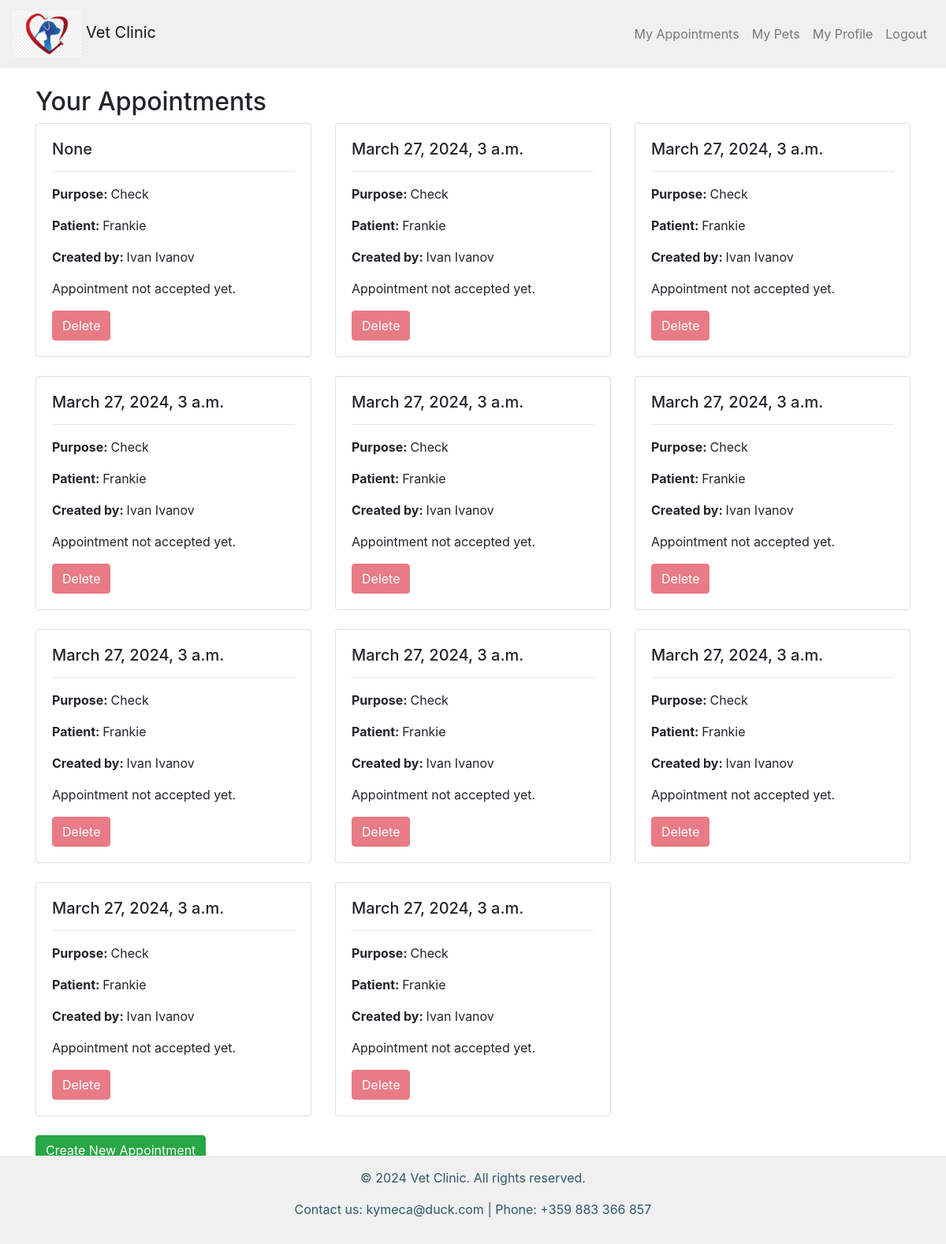
The page /appointments/7/appointments/ (signed in) on the database its author committed.
### vet_clinic/appointments/models.py (models this page shows, shortened)
class Appointment(models.Model):
    MAX_LENGTH_PURPOSE = 255
    date_time = models.DateTimeField()
    purpose = models.CharField(
        max_length=MAX_LENGTH_PURPOSE,
        blank=True,
    )
    patient = models.ForeignKey(
        PetPatient,
        on_delete=models.CASCADE,
    )
    doctor = models.ForeignKey(
        UserModel,
        on_delete=models.CASCADE,
        blank=True,
        null=True,
    )
    created_by = models.ForeignKey(
        UserModel,
        on_delete=models.CASCADE,
        related_name='created_by',
    )
    is_accepted = models.BooleanField()

### vet_clinic/pet_patients/models.py (models this page shows, shortened)
class PetPatient(models.Model):
    MAX_LENGTH_PATIENT_NAME = 50
    MAX_LENGTH_SPECIES_NAME = 25
    MAX_LENGTH_BREED_NAME = 100
    DOG = 'Dog'
    CAT = 'Cat'
    BIRD = 'Bird'
    RABBIT = 'Rabbit'
    HAMSTER = 'Hamster'
    FISH = 'Fish'
    TURTLE = 'Turtle'
    GUINEA_PIG = 'Guinea Pig'
    SNAKE = 'Snake'
    HORSE = 'Horse'
    OTHER = 'Other'
    SPECIES_CHOICES = [
        (DOG, 'Dog'),
        (CAT, 'Cat'),
        (BIRD, 'Bird'),
        (RABBIT, 'Rabbit'),
        (HAMSTER, 'Hamster'),
        (FISH, 'Fish'),
        (TURTLE, 'Turtle'),
        (GUINEA_PIG, 'Guinea Pig'),
        (SNAKE, 'Snake'),
        (HORSE, 'Horse'),
        (OTHER, 'Other'),
    ]
    name = models.CharField(
        max_length=MAX_LENGTH_PATIENT_NAME,
    )
    species = models.CharField(
        max_length=MAX_LENGTH_SPECIES_NAME,
        choices=SPECIES_CHOICES,
    )
    breed = models.CharField(
        max_length=MAX_LENGTH_BREED_NAME,
        null=True,
        blank=True,
    )
    date_of_birth = models.DateField()
    weight = models.FloatField(
        validators=[validate_positive_weight],
    )
    gender = models.CharField(
        max_length=1,
        choices=[
            ('M', 'Male'),
            ('F', 'Female'),
        ],
    )
    color = models.CharField(
        max_length=50,
        null=True,
        blank=True,
    )
    notes = models.TextField(
        blank=True,
    )
    is_active = models.BooleanField(
        default=True,
    )
    user = models.ForeignKey(
        UserModel,
        on_delete=models.CASCADE,
        related_name='pets',
    )
    doctor = models.ForeignKey(
        UserModel,
        on_delete=models.SET_NULL,
        null=True,
        blank=True,
    )

### vet_clinic/accounts/models.py (models this page shows)
class Profile(models.Model):
    MAX_FIRST_NAME_LENGTH = 30
    MAX_LAST_NAME_LENGTH = 30
    MAX_LENGTH_PHONE = 25
    first_name = models.CharField(
        max_length=MAX_FIRST_NAME_LENGTH,
        null=True,
        blank=True,
    )
    last_name = models.CharField(
        max_length=MAX_LAST_NAME_LENGTH,
        null=True,
        blank=True,
    )
    date_of_birth = models.DateField(
        null=True,
        blank=True,
    )
    profile_picture = models.URLField(
        null=True,
        blank=True,
    )
    phone = models.CharField(
        max_length=MAX_LENGTH_PHONE,
        null=True,
        blank=True,
    )
    user = models.OneToOneField(
        VetClinicUser,
        primary_key=True,
        on_delete=models.CASCADE,
    )
    @property
    def full_name(self):
        if self.first_name and self.first_name:
            return f"{self.first_name} {self.last_name}"
        return self.first_name or self.last_name

### vet_clinic/appointments/views.py (the view)
# urls.py: path('<int:pk>/appointments/', AppointmentListView.as_view(), name='user_appointment_list'),
class AppointmentListView(auth_mixins.LoginRequiredMixin, views.ListView):
    template_name = 'appointments/user_appointment_list.html'
    context_object_name = 'appointments'
    def get_queryset(self):
        return Appointment.objects.filter(created_by=self.request.user)

### templates/appointments/user_appointment_list.html
{% extends 'base.html' %}
{% block main_content %}
  <h2>Your Appointments</h2>
  <div class="row">
    {% if appointments %}
      {% for appointment in appointments %}
        <div class="col-md-4 mb-4">
          <div class="card">
            <div class="card-body">
              <h5 class="card-title">{{ appointment.date_time }}</h5>
              <hr>
              <p class="card-text"><strong>Purpose: </strong>{{ appointment.purpose }}</p>
              <p class="card-text"><strong>Patient: </strong> {{ appointment.patient.name }}</p>
              {% if appointment.patient.user.profile.full_name %}
                <p class="card-text"><strong>Created by: </strong> {{ appointment.patient.user.profile.full_name }}</p>
              {% else %}
                <p class="card-text"><strong>Created by: </strong> {{ appointment.patient.user }}</p>
              {% endif %}
              {% if not appointment.is_accepted %}
                <p class="card-text"><strong>Assigned Doctor:</strong> {{ appointment.doctor.full_name }}</p>
                <form action="{% url 'delete_appointment' pk=appointment.pk %}" method="post">
                  {% csrf_token %}
                  <button type="submit" class="btn btn-danger">Delete</button>
                </form>
              {% else %}
                <p>Appointment not accepted yet.</p>
                <button class="btn btn-danger" disabled>Delete</button>
              {% endif %}
            </div>
          </div>
        </div>
      {% endfor %}
    {% else %}
      <p>No appointments found.</p>
    {% endif %}
  </div>
  <a href="{% url 'create_appointment' pk=request.user.pk %}" class="btn btn-success">Create New Appointment</a>
{% endblock %}

### rows shown on the page
Appointment: date_time "None", purpose "Check", patient.name "Frankie", patient.user.profile.full_name "Ivan Ivanov", is_accepted "Appointment not accepted yet."
Appointment: date_time "March 27, 2024, 3 a.m.", purpose "Check", patient.name "Frankie", patient.user.profile.full_name "Ivan Ivanov", is_accepted "Appointment not accepted yet."
Appointment: date_time "March 27, 2024, 3 a.m.", purpose "Check", patient.name "Frankie", patient.user.profile.full_name "Ivan Ivanov", is_accepted "Appointment not accepted yet."
Appointment: date_time "March 27, 2024, 3 a.m.", purpose "Check", patient.name "Frankie", patient.user.profile.full_name "Ivan Ivanov", is_accepted "Appointment not accepted yet."
Appointment: date_time "March 27, 2024, 3 a.m.", purpose "Check", patient.name "Frankie", patient.user.profile.full_name "Ivan Ivanov", is_accepted "Appointment not accepted yet."
Appointment: date_time "March 27, 2024, 3 a.m.", purpose "Check", patient.name "Frankie", patient.user.profile.full_name "Ivan Ivanov", is_accepted "Appointment not accepted yet."
Appointment: date_time "March 27, 2024, 3 a.m.", purpose "Check", patient.name "Frankie", patient.user.profile.full_name "Ivan Ivanov", is_accepted "Appointment not accepted yet."
Appointment: date_time "March 27, 2024, 3 a.m.", purpose "Check", patient.name "Frankie", patient.user.profile.full_name "Ivan Ivanov", is_accepted "Appointment not accepted yet."
Appointment: date_time "March 27, 2024, 3 a.m.", purpose "Check", patient.name "Frankie", patient.user.profile.full_name "Ivan Ivanov", is_accepted "Appointment not accepted yet."
Appointment: date_time "March 27, 2024, 3 a.m.", purpose "Check", patient.name "Frankie", patient.user.profile.full_name "Ivan Ivanov", is_accepted "Appointment not accepted yet."
Appointment: date_time "March 27, 2024, 3 a.m.", purpose "Check", patient.name "Frankie", patient.user.profile.full_name "Ivan Ivanov", is_accepted "Appointment not accepted yet."
